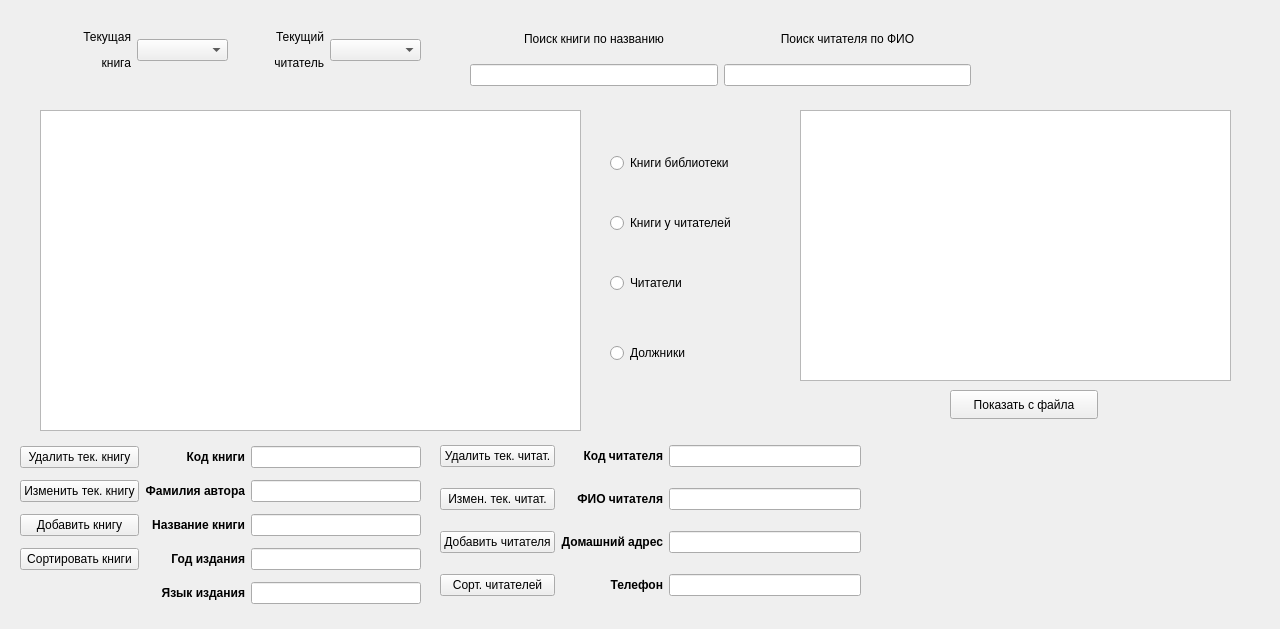
<?xml version="1.0" encoding="UTF-8"?>
<ui version="4.0">
 <class>Widget</class>
 <widget class="QWidget" name="Widget">
  <property name="geometry">
   <rect>
    <x>0</x>
    <y>0</y>
    <width>1280</width>
    <height>629</height>
   </rect>
  </property>
  <property name="windowTitle">
   <string>Widget</string>
  </property>
  <widget class="QWidget" name="layoutWidget">
   <property name="geometry">
    <rect>
     <x>40</x>
     <y>20</y>
     <width>381</width>
     <height>61</height>
    </rect>
   </property>
   <layout class="QHBoxLayout" name="horizontalLayout_3">
    <item>
     <widget class="QLabel" name="label_9">
      <property name="text">
       <string>&lt;html&gt;&lt;head/&gt;&lt;body&gt;&lt;p align=&quot;right&quot;&gt;Текущая&lt;/p&gt;&lt;p align=&quot;right&quot;&gt;книга&lt;/p&gt;&lt;/body&gt;&lt;/html&gt;</string>
      </property>
     </widget>
    </item>
    <item>
     <widget class="QComboBox" name="bookComboBox"/>
    </item>
    <item>
     <widget class="QLabel" name="label_13">
      <property name="text">
       <string>&lt;html&gt;&lt;head/&gt;&lt;body&gt;&lt;p align=&quot;right&quot;&gt;Текущий&lt;/p&gt;&lt;p align=&quot;right&quot;&gt;читатель&lt;/p&gt;&lt;/body&gt;&lt;/html&gt;</string>
      </property>
     </widget>
    </item>
    <item>
     <widget class="QComboBox" name="readerComboBox"/>
    </item>
   </layout>
  </widget>
  <widget class="QWidget" name="horizontalLayoutWidget">
   <property name="geometry">
    <rect>
     <x>470</x>
     <y>20</y>
     <width>501</width>
     <height>66</height>
    </rect>
   </property>
   <layout class="QHBoxLayout" name="horizontalLayout">
    <item>
     <layout class="QVBoxLayout" name="verticalLayout_2">
      <item>
       <widget class="QLabel" name="label">
        <property name="font">
         <font>
          <bold>false</bold>
         </font>
        </property>
        <property name="text">
         <string>Поиск книги по названию</string>
        </property>
        <property name="alignment">
         <set>Qt::AlignCenter</set>
        </property>
       </widget>
      </item>
      <item>
       <widget class="QLineEdit" name="findBookEdit"/>
      </item>
     </layout>
    </item>
    <item>
     <layout class="QVBoxLayout" name="verticalLayout_3">
      <item>
       <widget class="QLabel" name="label_2">
        <property name="font">
         <font>
          <italic>false</italic>
          <bold>false</bold>
          <underline>false</underline>
         </font>
        </property>
        <property name="text">
         <string>Поиск читателя по ФИО</string>
        </property>
        <property name="alignment">
         <set>Qt::AlignCenter</set>
        </property>
       </widget>
      </item>
      <item>
       <widget class="QLineEdit" name="findReaderEdit"/>
      </item>
     </layout>
    </item>
   </layout>
  </widget>
  <widget class="QWidget" name="gridLayoutWidget">
   <property name="geometry">
    <rect>
     <x>20</x>
     <y>440</y>
     <width>401</width>
     <height>175</height>
    </rect>
   </property>
   <layout class="QGridLayout" name="gridLayout">
    <item row="3" column="1">
     <widget class="QLabel" name="label_6">
      <property name="font">
       <font>
        <bold>true</bold>
       </font>
      </property>
      <property name="text">
       <string>Год издания</string>
      </property>
      <property name="alignment">
       <set>Qt::AlignRight|Qt::AlignTrailing|Qt::AlignVCenter</set>
      </property>
     </widget>
    </item>
    <item row="0" column="2">
     <widget class="QLineEdit" name="bookCodeEdit">
      <property name="font">
       <font>
        <bold>false</bold>
       </font>
      </property>
     </widget>
    </item>
    <item row="4" column="1">
     <widget class="QLabel" name="label_7">
      <property name="font">
       <font>
        <bold>true</bold>
       </font>
      </property>
      <property name="text">
       <string>Язык издания</string>
      </property>
      <property name="alignment">
       <set>Qt::AlignRight|Qt::AlignTrailing|Qt::AlignVCenter</set>
      </property>
     </widget>
    </item>
    <item row="3" column="2">
     <widget class="QLineEdit" name="yearEdit">
      <property name="font">
       <font>
        <bold>false</bold>
       </font>
      </property>
     </widget>
    </item>
    <item row="2" column="2">
     <widget class="QLineEdit" name="titleEdit">
      <property name="font">
       <font>
        <bold>false</bold>
       </font>
      </property>
     </widget>
    </item>
    <item row="4" column="2">
     <widget class="QLineEdit" name="languageEdit">
      <property name="font">
       <font>
        <bold>false</bold>
       </font>
      </property>
     </widget>
    </item>
    <item row="1" column="2">
     <widget class="QLineEdit" name="authorSurnameEdit">
      <property name="font">
       <font>
        <bold>false</bold>
       </font>
      </property>
     </widget>
    </item>
    <item row="2" column="1">
     <widget class="QLabel" name="label_3">
      <property name="font">
       <font>
        <bold>true</bold>
       </font>
      </property>
      <property name="text">
       <string>Название книги</string>
      </property>
      <property name="alignment">
       <set>Qt::AlignRight|Qt::AlignTrailing|Qt::AlignVCenter</set>
      </property>
     </widget>
    </item>
    <item row="1" column="1">
     <widget class="QLabel" name="label_5">
      <property name="font">
       <font>
        <bold>true</bold>
       </font>
      </property>
      <property name="text">
       <string>Фамилия автора</string>
      </property>
      <property name="alignment">
       <set>Qt::AlignRight|Qt::AlignTrailing|Qt::AlignVCenter</set>
      </property>
     </widget>
    </item>
    <item row="0" column="1">
     <widget class="QLabel" name="label_4">
      <property name="font">
       <font>
        <bold>true</bold>
       </font>
      </property>
      <property name="text">
       <string>Код книги</string>
      </property>
      <property name="alignment">
       <set>Qt::AlignRight|Qt::AlignTrailing|Qt::AlignVCenter</set>
      </property>
     </widget>
    </item>
    <item row="0" column="0">
     <widget class="QPushButton" name="deleteBookButton">
      <property name="text">
       <string>Удалить тек. книгу</string>
      </property>
     </widget>
    </item>
    <item row="1" column="0">
     <widget class="QPushButton" name="changeBookButton">
      <property name="text">
       <string>Изменить тек. книгу</string>
      </property>
     </widget>
    </item>
    <item row="2" column="0">
     <widget class="QPushButton" name="addBookButton">
      <property name="text">
       <string>Добавить книгу</string>
      </property>
     </widget>
    </item>
    <item row="3" column="0">
     <widget class="QPushButton" name="sortBooksButton">
      <property name="text">
       <string>Сортировать книги</string>
      </property>
     </widget>
    </item>
   </layout>
  </widget>
  <widget class="QWidget" name="gridLayoutWidget_2">
   <property name="geometry">
    <rect>
     <x>440</x>
     <y>430</y>
     <width>421</width>
     <height>181</height>
    </rect>
   </property>
   <layout class="QGridLayout" name="gridLayout_2">
    <item row="1" column="2">
     <widget class="QLineEdit" name="readerFIOEdit">
      <property name="font">
       <font>
        <bold>false</bold>
       </font>
      </property>
     </widget>
    </item>
    <item row="3" column="2">
     <widget class="QLineEdit" name="phoneEdit">
      <property name="font">
       <font>
        <bold>false</bold>
       </font>
      </property>
     </widget>
    </item>
    <item row="3" column="0">
     <widget class="QPushButton" name="sortReadersButton">
      <property name="text">
       <string>Сорт. читателей</string>
      </property>
     </widget>
    </item>
    <item row="1" column="0">
     <widget class="QPushButton" name="changeReaderButton">
      <property name="text">
       <string>Измен. тек. читат.</string>
      </property>
     </widget>
    </item>
    <item row="2" column="2">
     <widget class="QLineEdit" name="addressEdit">
      <property name="font">
       <font>
        <bold>false</bold>
       </font>
      </property>
     </widget>
    </item>
    <item row="2" column="1">
     <widget class="QLabel" name="label_11">
      <property name="font">
       <font>
        <bold>true</bold>
       </font>
      </property>
      <property name="text">
       <string>Домашний адрес</string>
      </property>
      <property name="alignment">
       <set>Qt::AlignRight|Qt::AlignTrailing|Qt::AlignVCenter</set>
      </property>
     </widget>
    </item>
    <item row="0" column="0">
     <widget class="QPushButton" name="deleteReaderButton">
      <property name="text">
       <string>Удалить тек. читат.</string>
      </property>
     </widget>
    </item>
    <item row="1" column="1">
     <widget class="QLabel" name="label_10">
      <property name="font">
       <font>
        <bold>true</bold>
       </font>
      </property>
      <property name="text">
       <string>ФИО читателя</string>
      </property>
      <property name="alignment">
       <set>Qt::AlignRight|Qt::AlignTrailing|Qt::AlignVCenter</set>
      </property>
     </widget>
    </item>
    <item row="0" column="1">
     <widget class="QLabel" name="label_12">
      <property name="font">
       <font>
        <bold>true</bold>
       </font>
      </property>
      <property name="text">
       <string>Код читателя</string>
      </property>
      <property name="alignment">
       <set>Qt::AlignRight|Qt::AlignTrailing|Qt::AlignVCenter</set>
      </property>
     </widget>
    </item>
    <item row="2" column="0">
     <widget class="QPushButton" name="addReaderButton">
      <property name="text">
       <string>Добавить читателя</string>
      </property>
     </widget>
    </item>
    <item row="3" column="1">
     <widget class="QLabel" name="label_8">
      <property name="font">
       <font>
        <bold>true</bold>
       </font>
      </property>
      <property name="text">
       <string>Телефон</string>
      </property>
      <property name="alignment">
       <set>Qt::AlignRight|Qt::AlignTrailing|Qt::AlignVCenter</set>
      </property>
     </widget>
    </item>
    <item row="0" column="2">
     <widget class="QLineEdit" name="readerCodeEdit">
      <property name="font">
       <font>
        <bold>false</bold>
       </font>
      </property>
     </widget>
    </item>
   </layout>
  </widget>
  <widget class="QTableWidget" name="tableWidget">
   <property name="geometry">
    <rect>
     <x>40</x>
     <y>110</y>
     <width>541</width>
     <height>321</height>
    </rect>
   </property>
  </widget>
  <widget class="QRadioButton" name="booksButton">
   <property name="geometry">
    <rect>
     <x>610</x>
     <y>150</y>
     <width>158</width>
     <height>26</height>
    </rect>
   </property>
   <property name="text">
    <string>Книги библиотеки</string>
   </property>
  </widget>
  <widget class="QRadioButton" name="readersBooksButton">
   <property name="geometry">
    <rect>
     <x>610</x>
     <y>210</y>
     <width>172</width>
     <height>26</height>
    </rect>
   </property>
   <property name="text">
    <string>Книги у читателей</string>
   </property>
  </widget>
  <widget class="QRadioButton" name="readersButton">
   <property name="geometry">
    <rect>
     <x>610</x>
     <y>270</y>
     <width>151</width>
     <height>26</height>
    </rect>
   </property>
   <property name="text">
    <string>Читатели</string>
   </property>
  </widget>
  <widget class="QRadioButton" name="debtorsButton">
   <property name="geometry">
    <rect>
     <x>610</x>
     <y>340</y>
     <width>191</width>
     <height>26</height>
    </rect>
   </property>
   <property name="text">
    <string>Должники</string>
   </property>
  </widget>
  <widget class="QTextBrowser" name="display">
   <property name="geometry">
    <rect>
     <x>800</x>
     <y>110</y>
     <width>431</width>
     <height>271</height>
    </rect>
   </property>
  </widget>
  <widget class="QPushButton" name="fileButton">
   <property name="geometry">
    <rect>
     <x>950</x>
     <y>390</y>
     <width>148</width>
     <height>29</height>
    </rect>
   </property>
   <property name="text">
    <string>Показать с файла</string>
   </property>
  </widget>
 </widget>
 <resources/>
 <connections/>
</ui>
